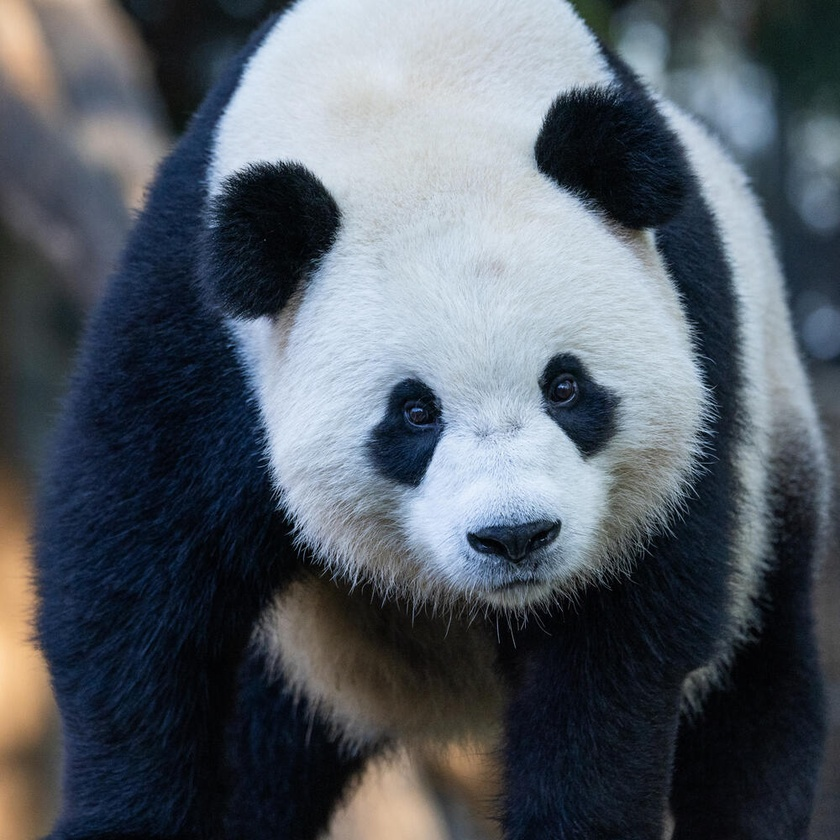
#> input picture New folder/image.jpg, 840 x 840 px, shrunk from 1000 x 1000 before the run, found by its file name
$ jupyter execute --allow-errors '23102B0018 .ipynb'
#> lines starting #> are read from the running program, lines starting #| are printed output that depends on the picture; long printed decimals are rounded
[cell 1]
# ================================
# IMAGE RESTORATION PBL - COLAB
# ================================

import cv2
import numpy as np
import matplotlib.pyplot as plt
from scipy.signal import convolve2d
from scipy.signal import wiener
from skimage.metrics import peak_signal_noise_ratio as PSNR
from skimage.metrics import mean_squared_error as MSE
from skimage.metrics import structural_similarity as SSIM
from numpy.fft import fft2, ifft2, fftshift
import os

image_filename ='image.jpg'
image_path = os.path.join('/content/', image_filename)

img = cv2.imread(image_path)
#> img is the input picture: shape (840, 840, 3); mean B, G, R 102, 93.1, 85.6

print(f"Image '{image_filename}' loaded successfully.")
print("Image type:", type(img))
#| Image type: <class 'numpy.ndarray'>
print("Image shape:", img.shape)
#| Image shape: (840, 840, 3)

# Convert to grayscale first for 2D convolution operations
# Use img_rgb (which is uint8) for cvtColor, and then normalize
img_gray = cv2.cvtColor(img, cv2.COLOR_BGR2GRAY)
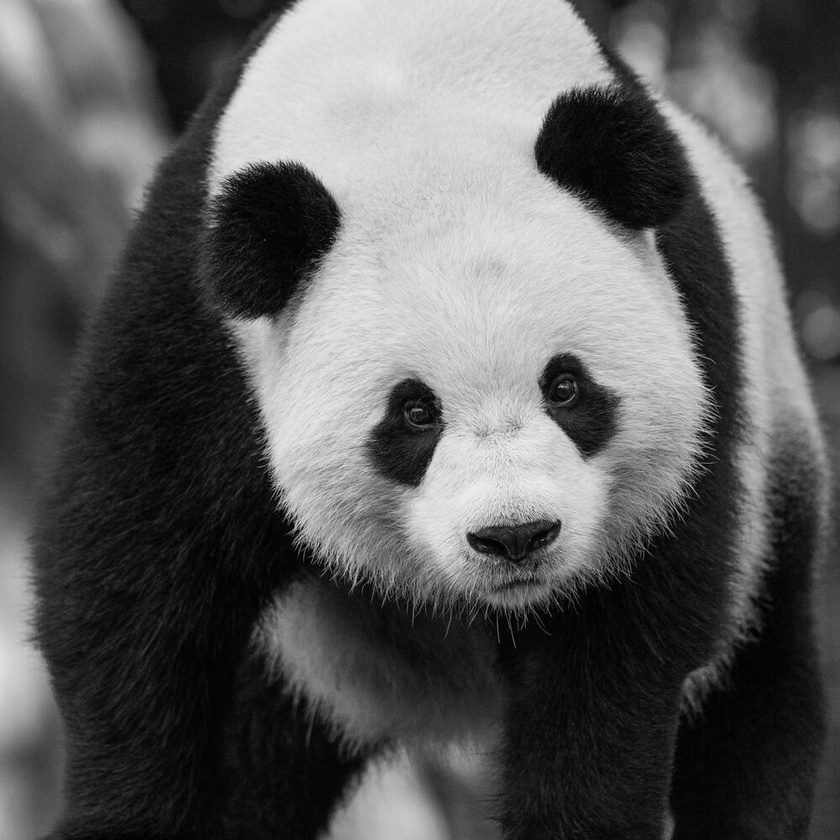
#> img_gray: shape (840, 840); min 0, max 245, mean 91.9
img = img_gray / 255.0   # Normalize
#> img: shape (840, 840) float64

# ----------------------------------
# 2. Simulate Degradations
# ----------------------------------

# Add Gaussian Noise
noise = np.random.normal(0, 0.05, img.shape)
noisy_img = img + noise
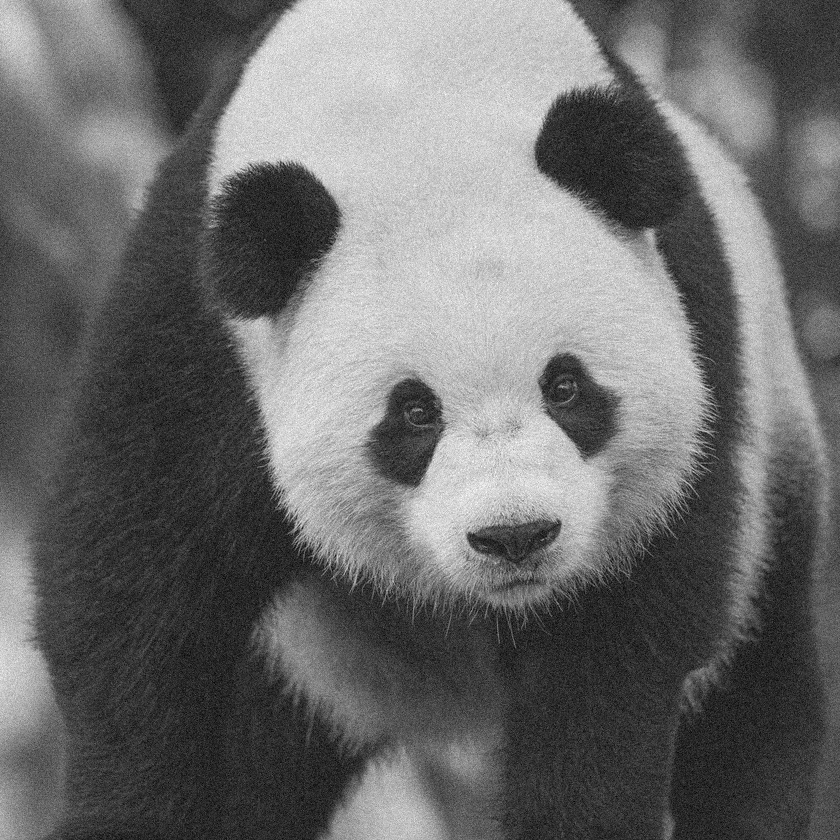
#> noisy_img: shape (840, 840) float64; min -0.167, max 1.07, mean 0.361; drawn with min black and max white
noisy_img = np.clip(noisy_img, 0, 1)

# Motion Blur Kernel
def motion_kernel(size=15):
    kernel = np.zeros((size, size))
    kernel[int((size-1)/2), :] = np.ones(size)
    kernel = kernel / size
    return kernel

kernel = motion_kernel(15)

# Apply motion blur
blurred_img = convolve2d(noisy_img, kernel, mode='same', boundary='wrap')

# ----------------------------------
# 3. Restoration Techniques
# ----------------------------------

# Mean Filter
mean_kernel = np.ones((5,5)) / 25
mean_filtered = convolve2d(blurred_img, mean_kernel, mode='same')

# Median Filter
median_filtered = cv2.medianBlur((blurred_img*255).astype(np.uint8), 5) / 255.0

# Max Filter (Morphological Dilation)
max_filtered = cv2.dilate((blurred_img*255).astype(np.uint8), np.ones((5,5))) / 255.0
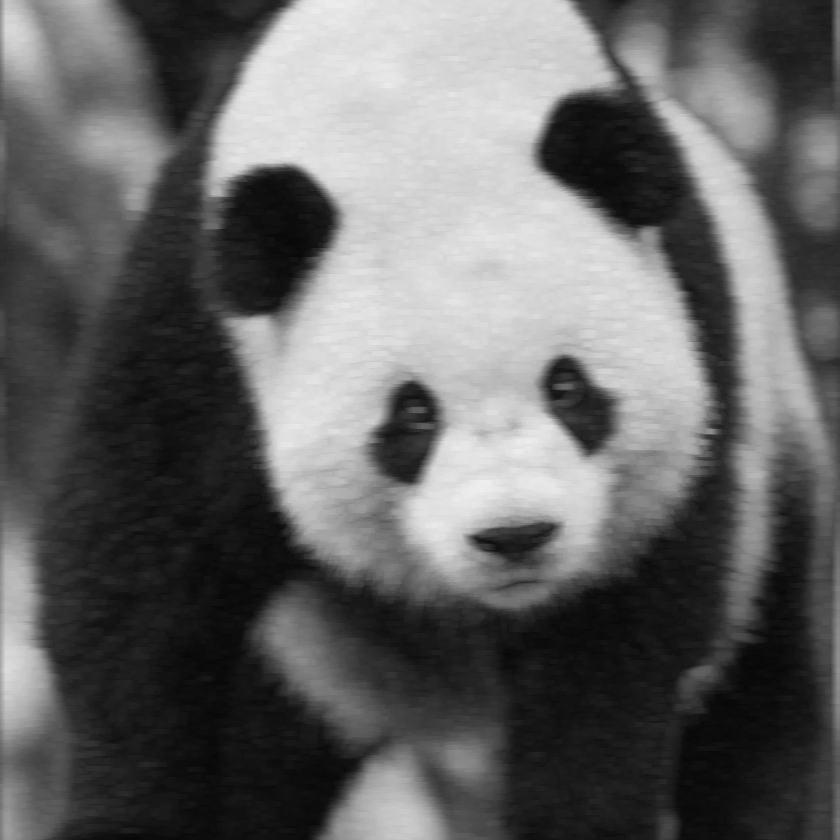
#> max_filtered: shape (840, 840) float64; min 0.0235, max 0.933, mean 0.392

# Adaptive Wiener Filter (local)
adaptive_filtered = wiener(blurred_img, (5,5))

# ----------------------------------
# 4. Frequency Domain Restoration
# ----------------------------------

# Inverse Filter
H = fft2(kernel, s=img.shape)
G = fft2(blurred_img)
H[np.abs(H) < 1e-3] = 1e-3  # Avoid division by zero
F_inverse = G / H
inverse_restored = np.abs(ifft2(F_inverse))
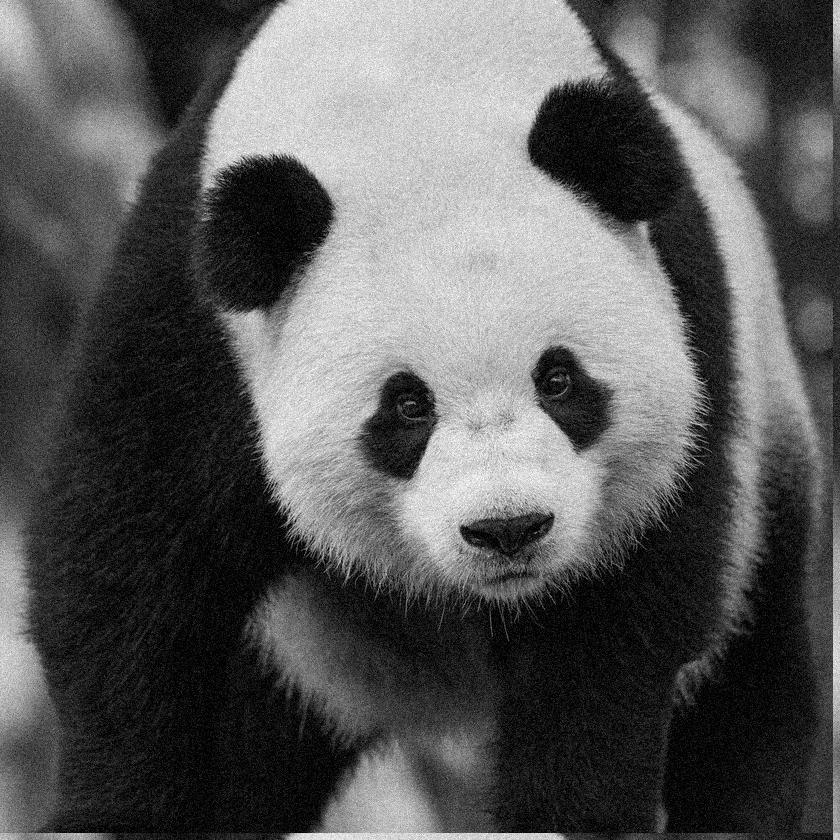
#> inverse_restored: shape (840, 840) float64; min 8.92e-08, max 1.03, mean 0.362; drawn with min black and max white

# Wiener Filter (Frequency Domain)
K = 0.01
F_wiener = (np.conj(H) / (np.abs(H)**2 + K)) * G
wiener_restored = np.abs(ifft2(F_wiener))

# ----------------------------------
# 5. Evaluation Metrics
# ----------------------------------

def evaluate(original, restored, name):
#> called with name = 'Mean Filter'
    print(f"\n{name}")
    print("MSE :", MSE(original, restored))
#| MSE : 0.001641
    print("PSNR:", PSNR(original, restored))
#| PSNR: 27.850
    print("SSIM:", SSIM(original, restored, data_range=1.0))
#| SSIM: 0.7471

evaluate(img, mean_filtered, "Mean Filter")
evaluate(img, median_filtered, "Median Filter")
#| MSE : 0.001468
#| PSNR: 28.333
#| SSIM: 0.7482
evaluate(img, max_filtered, "Max Filter")
#| MSE : 0.00315
#| PSNR: 25.016
#| SSIM: 0.7004
evaluate(img, adaptive_filtered, "Adaptive Wiener")
#| MSE : 0.001443
#| PSNR: 28.407
#| SSIM: 0.7531
evaluate(img, inverse_restored, "Inverse Filter")
#| MSE : 0.01263
#| PSNR: 18.985
#| SSIM: 0.2459
evaluate(img, wiener_restored, "Wiener Filter")
#| MSE : 0.01001
#| PSNR: 19.995
#| SSIM: 0.4489

# ----------------------------------
# 6. Display Results
# ----------------------------------

titles = ["Original", "Blurred + Noise",
          "Mean", "Median", "Max",
          "Adaptive", "Inverse", "Wiener"]

images = [img, blurred_img,
          mean_filtered, median_filtered, max_filtered,
          adaptive_filtered, inverse_restored, wiener_restored]

plt.figure(figsize=(15,10))
for i in range(len(images)):
    plt.subplot(3,3,i+1)
    plt.imshow(images[i], cmap='gray')
    plt.title(titles[i])
    plt.axis('off')
#> this loop made 8 passes
plt.tight_layout()
plt.show()

$ run again, with New folder/vir& anu.jpg copied over New folder/image.jpg
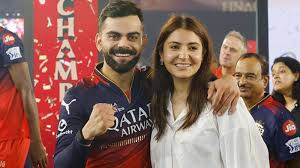
#> input picture New folder/vir& anu.jpg, 300 x 168 px, found by its file name
#> img is the input picture: shape (168, 300, 3); mean B, G, R 95.9, 103.6, 138.2
#| Image type: <class 'numpy.ndarray'>
#| Image shape: (168, 300, 3)
#> img: shape (168, 300) float64
#> `max_filtered = cv2.dilate((blurred_img*255).astype(np.uint8), np.ones(..`:
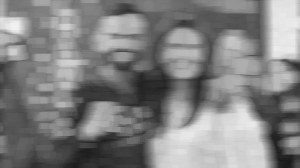
#> max_filtered: shape (168, 300) float64; min 0.098, max 0.941, mean 0.507
#> `wiener_restored = np.abs(ifft2(F_wiener))`:
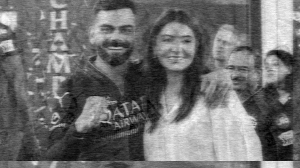
#> wiener_restored: shape (168, 300) float64; min 0.00011, max 1, mean 0.439; drawn with min black and max white
#| MSE : 0.01401
#| PSNR: 18.535
#| SSIM: 0.4351
#| MSE : 0.01287
#| PSNR: 18.905
#| SSIM: 0.4532
#| MSE : 0.01936
#| PSNR: 17.132
#| SSIM: 0.3899
#| MSE : 0.01284
#| PSNR: 18.914
#| SSIM: 0.4526
#| MSE : 0.0625
#| PSNR: 12.041
#| SSIM: 0.05185
#| MSE : 0.05272
#| PSNR: 12.780
#| SSIM: 0.09726
#> the loop `for i in range(len(images)):` made 8 passes
